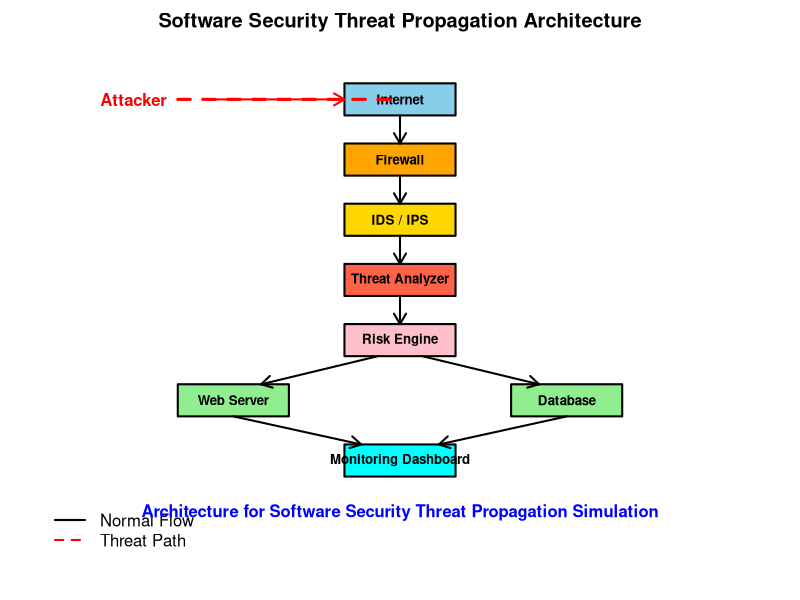

Reproduce this figure in R.
###############################
# SOFTWARE SECURITY ARCHITECTURE
###############################

par(bg="white", mar=c(2,2,2,2))

plot(0,0,
     type="n",
     xlim=c(0,12),
     ylim=c(0,12),
     axes=FALSE,
     xlab="",
     ylab="",
     main="Software Security Threat Propagation Architecture")

# Function to draw a box
boxNode <- function(x1,y1,label,color){
  rect(x1-1,y1-0.4,x1+1,y1+0.4,
       col=color,
       border="black",
       lwd=2)
  text(x1,y1,label,font=2,cex=0.8)
}

# Draw Components
boxNode(6,11,"Internet","skyblue")
boxNode(6,9.5,"Firewall","orange")
boxNode(6,8,"IDS / IPS","gold")
boxNode(6,6.5,"Threat Analyzer","tomato")
boxNode(6,5,"Risk Engine","pink")
boxNode(3,3.5,"Web Server","lightgreen")
boxNode(9,3.5,"Database","lightgreen")
boxNode(6,2,"Monitoring Dashboard","cyan")

# Connections
arrows(6,10.6,6,9.9,length=0.12,lwd=2)
arrows(6,9.1,6,8.4,length=0.12,lwd=2)
arrows(6,7.6,6,6.9,length=0.12,lwd=2)
arrows(6,6.1,6,5.4,length=0.12,lwd=2)

arrows(5.6,4.6,3.5,3.9,length=0.12,lwd=2)
arrows(6.4,4.6,8.5,3.9,length=0.12,lwd=2)

arrows(3,3.1,5.3,2.4,length=0.12,lwd=2)
arrows(9,3.1,6.7,2.4,length=0.12,lwd=2)

# Threat Path (Red Dashed Line)
segments(2,11,6,11,col="red",lwd=3,lty=2)
text(1.2,11,"Attacker",col="red",font=2)

arrows(2.5,11,5,11,col="red",length=0.12,lwd=2)

# Legend
legend("bottomleft",
       legend=c("Normal Flow","Threat Path"),
       col=c("black","red"),
       lwd=2,
       lty=c(1,2),
       bty="n")

# Footer
text(6,0.7,
     "Architecture for Software Security Threat Propagation Simulation",
     col="blue",
     font=2)
